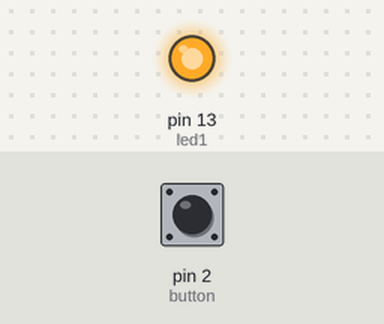
Recording of a sketch running on a simulated Arduino Uno, built with avr-gcc and run on an emulated ATmega328P. On the bench: output pins drawn as LEDs (lit = HIGH). The inputs (shaded band) are chosen by the test bench; at power-on: pin 2 (button) HIGH.

Above: at 1.2 s.
1.3 s: pin 2 (button) pulled LOW for 0.15 s
At 1.37 s:
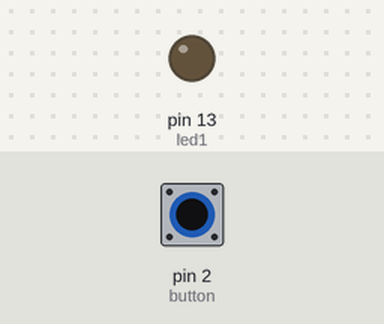
2.9 s: pin 2 (button) pulled LOW for 3.2 s
At 7.0 s:
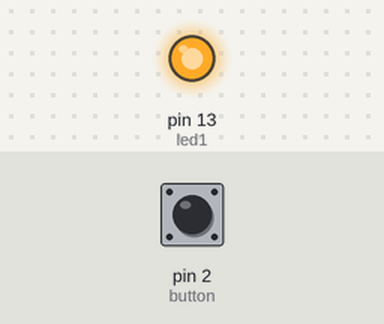
Timing chart, 0 to 8.5 s (numbered marks = the images above; inputs shaded):
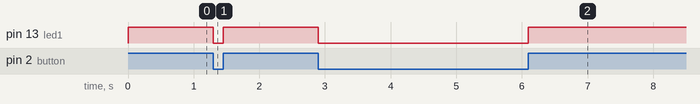

Measured:
- after the input at 1.3 s, pin 13 (led1): HIGH → LOW at once, → HIGH 0.15 s later
- after the input at 2.9 s, pin 13 (led1): HIGH → LOW at once, → HIGH 3.2 s later

The sketch:

ir.ino
```cpp
int button=2;

int led1=13;
int buttonState=0;
void setup() {
  // put your setup code here, to run once:
pinMode(led1,OUTPUT);
 pinMode(button,INPUT_PULLUP);
}

void loop() {
  // put your main code here, to run repeatedly:
  buttonState=digitalRead(button);
  if(buttonState==HIGH)
  {
    //p++;
    //elay(2000);
digitalWrite(led1,HIGH);
    }
    else
    {
digitalWrite(led1,LOW);

    }
}
```
